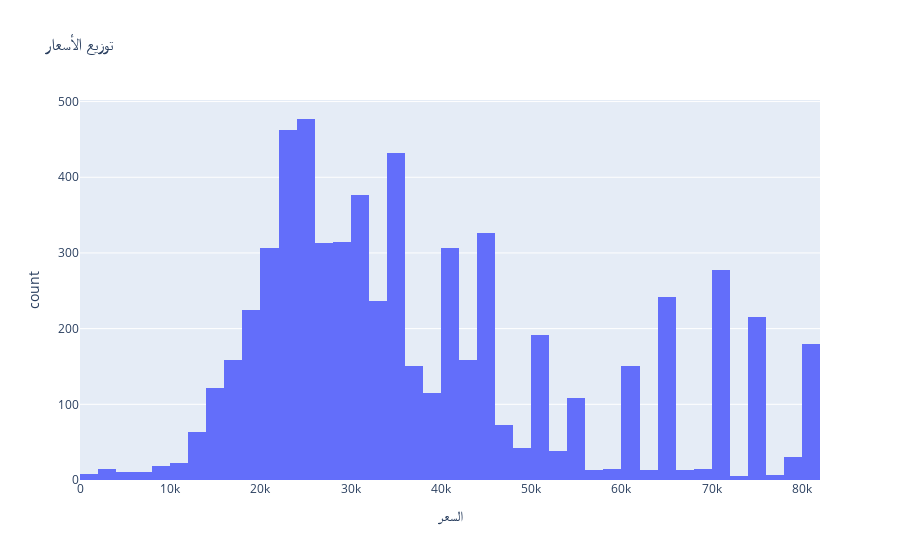

Notebook code cell kept with this figure:
### Markdown cell above
#### II. Numerical Variables:

we need to understand the central tendency and spread of the variable (Descriptive Analysis) using:
   - Box plot
   - Histogram

### Code cell
#توزيع الأسعار

# Create a histogram to visualize the distribution of prices
fig = px.histogram(
    ra, 
    x='السعر', 
    title='توزيع الأسعار',
    labels={'السعر': 'السعر'},
    nbins=60  # You can adjust the number of bins as needed
)

# Show the figure
fig.show()

### Figure 1 — Plotly figure (JSON) as saved in the notebook; plotly's stock layout.template omitted (floating-point values rounded to 4 significant figures; data arrays with more than 128 entries replaced by an {"elided": "..."} marker saying what was removed)
{"data": [{"alignmentgroup": "True", "bingroup": "x", "hovertemplate": "السعر=%{x}<br>count=%{y}<extra></extra>", "legendgroup": "", "marker": {"color": "#636efa", "pattern": {"shape": ""}}, "name": "", "nbinsx": 60, "offsetgroup": "", "orientation": "v", "showlegend": false, "type": "histogram", "x": {"elided": "6255 int values"}, "xaxis": "x", "yaxis": "y"}], "layout": {"autosize": true, "barmode": "relative", "legend": {"tracegroupgap": 0}, "title": {"text": "توزيع الأسعار"}, "xaxis": {"anchor": "y", "autorange": true, "domain": [0, 1], "range": [-0.5, 82000.0], "title": {"text": "السعر"}, "type": "linear"}, "yaxis": {"anchor": "x", "autorange": true, "domain": [0, 1], "range": [0, 502.1], "title": {"text": "count"}}}}
